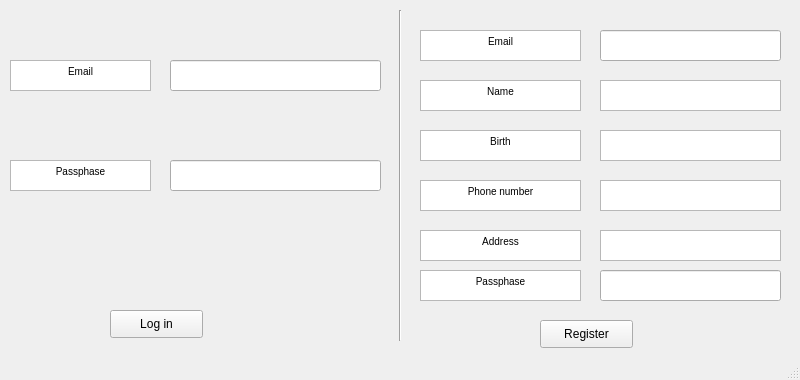
<?xml version="1.0" encoding="UTF-8"?>
<ui version="4.0">
 <class>Login</class>
 <widget class="QMainWindow" name="Login">
  <property name="geometry">
   <rect>
    <x>0</x>
    <y>0</y>
    <width>800</width>
    <height>380</height>
   </rect>
  </property>
  <property name="windowTitle">
   <string>Log in</string>
  </property>
  <widget class="QWidget" name="centralwidget">
   <widget class="QPushButton" name="log_in_button">
    <property name="geometry">
     <rect>
      <x>110</x>
      <y>310</y>
      <width>93</width>
      <height>28</height>
     </rect>
    </property>
    <property name="cursor">
     <cursorShape>PointingHandCursor</cursorShape>
    </property>
    <property name="text">
     <string>Log in</string>
    </property>
   </widget>
   <widget class="Line" name="line">
    <property name="geometry">
     <rect>
      <x>390</x>
      <y>10</y>
      <width>20</width>
      <height>331</height>
     </rect>
    </property>
    <property name="orientation">
     <enum>Qt::Vertical</enum>
    </property>
   </widget>
   <widget class="QLineEdit" name="email_l_2">
    <property name="geometry">
     <rect>
      <x>170</x>
      <y>60</y>
      <width>211</width>
      <height>31</height>
     </rect>
    </property>
   </widget>
   <widget class="QTextBrowser" name="email_l">
    <property name="geometry">
     <rect>
      <x>10</x>
      <y>60</y>
      <width>141</width>
      <height>31</height>
     </rect>
    </property>
    <property name="html">
     <string>&lt;!DOCTYPE HTML PUBLIC &quot;-//W3C//DTD HTML 4.0//EN&quot; &quot;http://www.w3.org/TR/REC-html40/strict.dtd&quot;&gt;
&lt;html&gt;&lt;head&gt;&lt;meta name=&quot;qrichtext&quot; content=&quot;1&quot; /&gt;&lt;style type=&quot;text/css&quot;&gt;
p, li { white-space: pre-wrap; }
&lt;/style&gt;&lt;/head&gt;&lt;body style=&quot; font-family:'MS Shell Dlg 2'; font-size:7.8pt; font-weight:400; font-style:normal;&quot;&gt;
&lt;p align=&quot;center&quot; style=&quot; margin-top:0px; margin-bottom:0px; margin-left:0px; margin-right:0px; -qt-block-indent:0; text-indent:0px;&quot;&gt;Email&lt;/p&gt;&lt;/body&gt;&lt;/html&gt;</string>
    </property>
   </widget>
   <widget class="QTextBrowser" name="passphase_l">
    <property name="geometry">
     <rect>
      <x>10</x>
      <y>160</y>
      <width>141</width>
      <height>31</height>
     </rect>
    </property>
    <property name="html">
     <string>&lt;!DOCTYPE HTML PUBLIC &quot;-//W3C//DTD HTML 4.0//EN&quot; &quot;http://www.w3.org/TR/REC-html40/strict.dtd&quot;&gt;
&lt;html&gt;&lt;head&gt;&lt;meta name=&quot;qrichtext&quot; content=&quot;1&quot; /&gt;&lt;style type=&quot;text/css&quot;&gt;
p, li { white-space: pre-wrap; }
&lt;/style&gt;&lt;/head&gt;&lt;body style=&quot; font-family:'MS Shell Dlg 2'; font-size:7.8pt; font-weight:400; font-style:normal;&quot;&gt;
&lt;p align=&quot;center&quot; style=&quot; margin-top:0px; margin-bottom:0px; margin-left:0px; margin-right:0px; -qt-block-indent:0; text-indent:0px;&quot;&gt;Passphase&lt;/p&gt;&lt;/body&gt;&lt;/html&gt;</string>
    </property>
   </widget>
   <widget class="QLineEdit" name="passphase_l_2">
    <property name="geometry">
     <rect>
      <x>170</x>
      <y>160</y>
      <width>211</width>
      <height>31</height>
     </rect>
    </property>
    <property name="echoMode">
     <enum>QLineEdit::Password</enum>
    </property>
   </widget>
   <widget class="QTextBrowser" name="email_r">
    <property name="geometry">
     <rect>
      <x>420</x>
      <y>30</y>
      <width>161</width>
      <height>31</height>
     </rect>
    </property>
    <property name="html">
     <string>&lt;!DOCTYPE HTML PUBLIC &quot;-//W3C//DTD HTML 4.0//EN&quot; &quot;http://www.w3.org/TR/REC-html40/strict.dtd&quot;&gt;
&lt;html&gt;&lt;head&gt;&lt;meta name=&quot;qrichtext&quot; content=&quot;1&quot; /&gt;&lt;style type=&quot;text/css&quot;&gt;
p, li { white-space: pre-wrap; }
&lt;/style&gt;&lt;/head&gt;&lt;body style=&quot; font-family:'MS Shell Dlg 2'; font-size:7.8pt; font-weight:400; font-style:normal;&quot;&gt;
&lt;p align=&quot;center&quot; style=&quot; margin-top:0px; margin-bottom:0px; margin-left:0px; margin-right:0px; -qt-block-indent:0; text-indent:0px;&quot;&gt;Email&lt;/p&gt;&lt;/body&gt;&lt;/html&gt;</string>
    </property>
   </widget>
   <widget class="QTextBrowser" name="name_r">
    <property name="geometry">
     <rect>
      <x>420</x>
      <y>80</y>
      <width>161</width>
      <height>31</height>
     </rect>
    </property>
    <property name="html">
     <string>&lt;!DOCTYPE HTML PUBLIC &quot;-//W3C//DTD HTML 4.0//EN&quot; &quot;http://www.w3.org/TR/REC-html40/strict.dtd&quot;&gt;
&lt;html&gt;&lt;head&gt;&lt;meta name=&quot;qrichtext&quot; content=&quot;1&quot; /&gt;&lt;style type=&quot;text/css&quot;&gt;
p, li { white-space: pre-wrap; }
&lt;/style&gt;&lt;/head&gt;&lt;body style=&quot; font-family:'MS Shell Dlg 2'; font-size:7.8pt; font-weight:400; font-style:normal;&quot;&gt;
&lt;p align=&quot;center&quot; style=&quot; margin-top:0px; margin-bottom:0px; margin-left:0px; margin-right:0px; -qt-block-indent:0; text-indent:0px;&quot;&gt;Name&lt;/p&gt;&lt;/body&gt;&lt;/html&gt;</string>
    </property>
   </widget>
   <widget class="QTextBrowser" name="birth_r">
    <property name="geometry">
     <rect>
      <x>420</x>
      <y>130</y>
      <width>161</width>
      <height>31</height>
     </rect>
    </property>
    <property name="html">
     <string>&lt;!DOCTYPE HTML PUBLIC &quot;-//W3C//DTD HTML 4.0//EN&quot; &quot;http://www.w3.org/TR/REC-html40/strict.dtd&quot;&gt;
&lt;html&gt;&lt;head&gt;&lt;meta name=&quot;qrichtext&quot; content=&quot;1&quot; /&gt;&lt;style type=&quot;text/css&quot;&gt;
p, li { white-space: pre-wrap; }
&lt;/style&gt;&lt;/head&gt;&lt;body style=&quot; font-family:'MS Shell Dlg 2'; font-size:7.8pt; font-weight:400; font-style:normal;&quot;&gt;
&lt;p align=&quot;center&quot; style=&quot; margin-top:0px; margin-bottom:0px; margin-left:0px; margin-right:0px; -qt-block-indent:0; text-indent:0px;&quot;&gt;Birth&lt;/p&gt;&lt;/body&gt;&lt;/html&gt;</string>
    </property>
   </widget>
   <widget class="QTextBrowser" name="passphase_r">
    <property name="geometry">
     <rect>
      <x>420</x>
      <y>270</y>
      <width>161</width>
      <height>31</height>
     </rect>
    </property>
    <property name="html">
     <string>&lt;!DOCTYPE HTML PUBLIC &quot;-//W3C//DTD HTML 4.0//EN&quot; &quot;http://www.w3.org/TR/REC-html40/strict.dtd&quot;&gt;
&lt;html&gt;&lt;head&gt;&lt;meta name=&quot;qrichtext&quot; content=&quot;1&quot; /&gt;&lt;style type=&quot;text/css&quot;&gt;
p, li { white-space: pre-wrap; }
&lt;/style&gt;&lt;/head&gt;&lt;body style=&quot; font-family:'MS Shell Dlg 2'; font-size:7.8pt; font-weight:400; font-style:normal;&quot;&gt;
&lt;p align=&quot;center&quot; style=&quot; margin-top:0px; margin-bottom:0px; margin-left:0px; margin-right:0px; -qt-block-indent:0; text-indent:0px;&quot;&gt;Passphase&lt;/p&gt;&lt;/body&gt;&lt;/html&gt;</string>
    </property>
   </widget>
   <widget class="QTextBrowser" name="address_r">
    <property name="geometry">
     <rect>
      <x>420</x>
      <y>230</y>
      <width>161</width>
      <height>31</height>
     </rect>
    </property>
    <property name="html">
     <string>&lt;!DOCTYPE HTML PUBLIC &quot;-//W3C//DTD HTML 4.0//EN&quot; &quot;http://www.w3.org/TR/REC-html40/strict.dtd&quot;&gt;
&lt;html&gt;&lt;head&gt;&lt;meta name=&quot;qrichtext&quot; content=&quot;1&quot; /&gt;&lt;style type=&quot;text/css&quot;&gt;
p, li { white-space: pre-wrap; }
&lt;/style&gt;&lt;/head&gt;&lt;body style=&quot; font-family:'MS Shell Dlg 2'; font-size:7.8pt; font-weight:400; font-style:normal;&quot;&gt;
&lt;p align=&quot;center&quot; style=&quot; margin-top:0px; margin-bottom:0px; margin-left:0px; margin-right:0px; -qt-block-indent:0; text-indent:0px;&quot;&gt;Address&lt;/p&gt;&lt;/body&gt;&lt;/html&gt;</string>
    </property>
   </widget>
   <widget class="QTextBrowser" name="phonenumber_r">
    <property name="geometry">
     <rect>
      <x>420</x>
      <y>180</y>
      <width>161</width>
      <height>31</height>
     </rect>
    </property>
    <property name="html">
     <string>&lt;!DOCTYPE HTML PUBLIC &quot;-//W3C//DTD HTML 4.0//EN&quot; &quot;http://www.w3.org/TR/REC-html40/strict.dtd&quot;&gt;
&lt;html&gt;&lt;head&gt;&lt;meta name=&quot;qrichtext&quot; content=&quot;1&quot; /&gt;&lt;style type=&quot;text/css&quot;&gt;
p, li { white-space: pre-wrap; }
&lt;/style&gt;&lt;/head&gt;&lt;body style=&quot; font-family:'MS Shell Dlg 2'; font-size:7.8pt; font-weight:400; font-style:normal;&quot;&gt;
&lt;p align=&quot;center&quot; style=&quot; margin-top:0px; margin-bottom:0px; margin-left:0px; margin-right:0px; -qt-block-indent:0; text-indent:0px;&quot;&gt;Phone number&lt;/p&gt;&lt;/body&gt;&lt;/html&gt;</string>
    </property>
   </widget>
   <widget class="QTextEdit" name="name_r_2">
    <property name="geometry">
     <rect>
      <x>600</x>
      <y>80</y>
      <width>181</width>
      <height>31</height>
     </rect>
    </property>
   </widget>
   <widget class="QTextEdit" name="birth_r_2">
    <property name="geometry">
     <rect>
      <x>600</x>
      <y>130</y>
      <width>181</width>
      <height>31</height>
     </rect>
    </property>
   </widget>
   <widget class="QTextEdit" name="phonenumber_r_2">
    <property name="geometry">
     <rect>
      <x>600</x>
      <y>180</y>
      <width>181</width>
      <height>31</height>
     </rect>
    </property>
   </widget>
   <widget class="QTextEdit" name="address_r_2">
    <property name="geometry">
     <rect>
      <x>600</x>
      <y>230</y>
      <width>181</width>
      <height>31</height>
     </rect>
    </property>
   </widget>
   <widget class="QPushButton" name="register_button">
    <property name="geometry">
     <rect>
      <x>540</x>
      <y>320</y>
      <width>93</width>
      <height>28</height>
     </rect>
    </property>
    <property name="cursor">
     <cursorShape>PointingHandCursor</cursorShape>
    </property>
    <property name="text">
     <string>Register</string>
    </property>
   </widget>
   <widget class="QLineEdit" name="passphase_r_2">
    <property name="geometry">
     <rect>
      <x>600</x>
      <y>270</y>
      <width>181</width>
      <height>31</height>
     </rect>
    </property>
    <property name="echoMode">
     <enum>QLineEdit::Password</enum>
    </property>
   </widget>
   <widget class="QLineEdit" name="email_r_2">
    <property name="geometry">
     <rect>
      <x>600</x>
      <y>30</y>
      <width>181</width>
      <height>31</height>
     </rect>
    </property>
   </widget>
  </widget>
  <widget class="QStatusBar" name="statusbar"/>
 </widget>
 <resources/>
 <connections/>
</ui>
